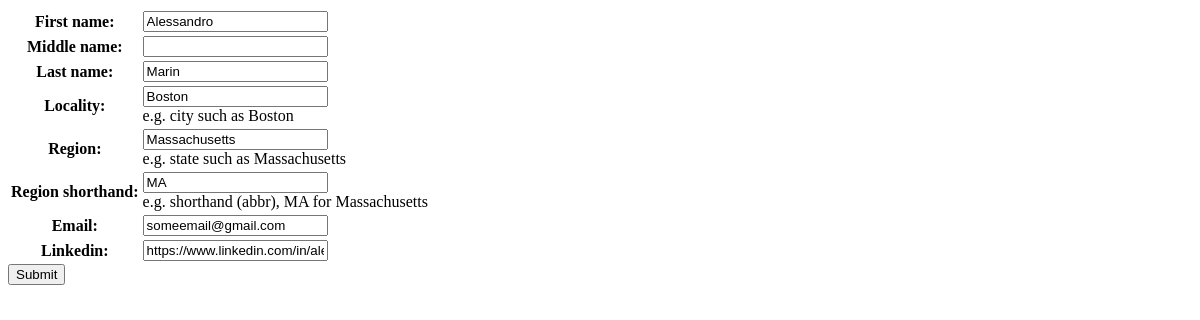
Before: /personalinfo/1/update/ with the older database file.
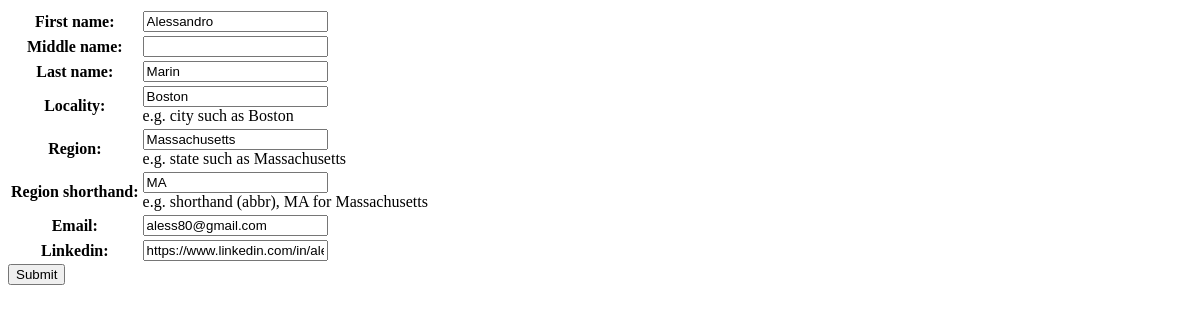
After: the same page with the newer database file.
### resume/models.py (models this page shows, shortened)
class PersonalInfo(models.Model):
    first_name = models.CharField(max_length=255)
    middle_name = models.CharField(max_length=255, blank=True)
    last_name = models.CharField(max_length=255)
    locality = models.CharField(max_length=255, help_text="e.g. city such as Boston")
    region = models.CharField(max_length=255, help_text="e.g. state such as Massachusetts",blank=True)
    region_shorthand = models.CharField(max_length=64, help_text="e.g. shorthand (abbr), MA for Massachusetts")
    email = models.EmailField(blank=True)
    linkedin = models.URLField(blank=True)
    class Meta:
        verbose_name_plural = "Personal Info"

### resume/views.py (the view)
# urls.py: path('personalinfo/<int:pk>/update/', views.PersonalInfoUpdate.as_view(), name='personalinfo_update'),
class PersonalInfoUpdate(UpdateView):
    model = PersonalInfo
    fields = '__all__'
    template_name = 'resume/template_form.html'
    success_url = reverse_lazy('index')

### resume/templates/resume/template_form.html (shortened to what this page needs)
{% block content %}
<form action="" method="post">
    <table>
    {{ form.as_table }}
    </table>
    <input type="submit" value="Submit" />
</form>
{% endblock %}

Changed rows visible on the page:
changed PersonalInfo "Alessandro": email "someemail@gmail.com" → "aless80@gmail.com"
